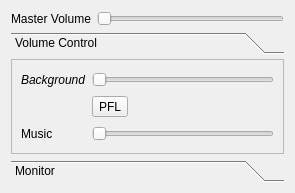
<?xml version="1.0" encoding="UTF-8"?>
<ui version="4.0">
 <class>SoundMixer</class>
 <widget class="QWidget" name="SoundMixer">
  <property name="geometry">
   <rect>
    <x>0</x>
    <y>0</y>
    <width>295</width>
    <height>193</height>
   </rect>
  </property>
  <property name="windowTitle">
   <string>Sound Mixer</string>
  </property>
  <layout class="QVBoxLayout" name="verticalLayout_2">
   <item>
    <layout class="QHBoxLayout" name="horizontalLayout">
     <item>
      <widget class="QLabel" name="master_volume_label">
       <property name="text">
        <string>Master Volume</string>
       </property>
      </widget>
     </item>
     <item>
      <widget class="QSlider" name="horizontalSlider">
       <property name="orientation">
        <enum>Qt::Horizontal</enum>
       </property>
      </widget>
     </item>
    </layout>
   </item>
   <item>
    <widget class="QToolBox" name="toolBox">
     <property name="currentIndex">
      <number>0</number>
     </property>
     <property name="tabSpacing">
      <number>0</number>
     </property>
     <widget class="QWidget" name="page">
      <property name="geometry">
       <rect>
        <x>0</x>
        <y>0</y>
        <width>277</width>
        <height>108</height>
       </rect>
      </property>
      <attribute name="label">
       <string>Volume Control</string>
      </attribute>
      <layout class="QVBoxLayout" name="verticalLayout_3">
       <property name="leftMargin">
        <number>0</number>
       </property>
       <property name="topMargin">
        <number>5</number>
       </property>
       <property name="rightMargin">
        <number>0</number>
       </property>
       <property name="bottomMargin">
        <number>6</number>
       </property>
       <item>
        <widget class="QScrollArea" name="scrollArea">
         <property name="widgetResizable">
          <bool>true</bool>
         </property>
         <widget class="QWidget" name="scrollAreaWidgetContents">
          <property name="geometry">
           <rect>
            <x>0</x>
            <y>0</y>
            <width>275</width>
            <height>95</height>
           </rect>
          </property>
          <layout class="QGridLayout" name="gridLayout">
           <item row="0" column="0">
            <widget class="QLabel" name="label">
             <property name="font">
              <font>
               <italic>true</italic>
              </font>
             </property>
             <property name="text">
              <string>Background</string>
             </property>
            </widget>
           </item>
           <item row="0" column="1">
            <widget class="QSlider" name="horizontalSlider_2">
             <property name="sizePolicy">
              <sizepolicy hsizetype="Expanding" vsizetype="Fixed">
               <horstretch>0</horstretch>
               <verstretch>0</verstretch>
              </sizepolicy>
             </property>
             <property name="orientation">
              <enum>Qt::Horizontal</enum>
             </property>
            </widget>
           </item>
           <item row="3" column="0">
            <widget class="QLabel" name="label_2">
             <property name="text">
              <string>Music</string>
             </property>
            </widget>
           </item>
           <item row="3" column="1">
            <widget class="QSlider" name="horizontalSlider_3">
             <property name="orientation">
              <enum>Qt::Horizontal</enum>
             </property>
            </widget>
           </item>
           <item row="1" column="1">
            <widget class="QToolButton" name="toolButton">
             <property name="text">
              <string>PFL</string>
             </property>
            </widget>
           </item>
          </layout>
         </widget>
        </widget>
       </item>
      </layout>
     </widget>
     <widget class="QWidget" name="page_2">
      <property name="geometry">
       <rect>
        <x>0</x>
        <y>0</y>
        <width>277</width>
        <height>108</height>
       </rect>
      </property>
      <attribute name="label">
       <string>Monitor</string>
      </attribute>
     </widget>
    </widget>
   </item>
  </layout>
 </widget>
 <resources/>
 <connections/>
</ui>
